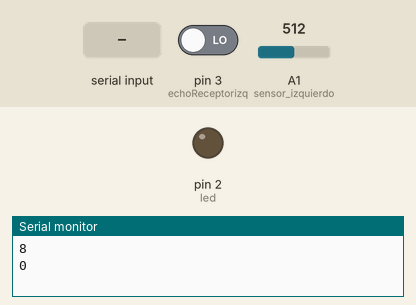
Bench run of a sketch on a simulated Arduino Uno, built with avr-gcc and run on an emulated ATmega328P. Parts: output pins drawn as LEDs (lit = HIGH), the last lines printed to the serial monitor. The test bench sets the inputs (shaded band); at power-on: pin 3 (echoReceptorizq) LOW, A1 (sensor_izquierdo) = 512. Pins used as bus, display or sensor lines are not drawn.

Above: at 1.2 s.
1.3 s: "1\n" received over Serial
At 3.2 s:
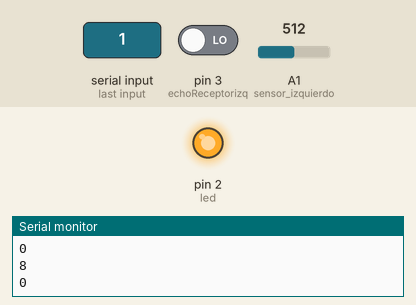
3.5 s: "0\n" received over Serial
At 5.2 s:
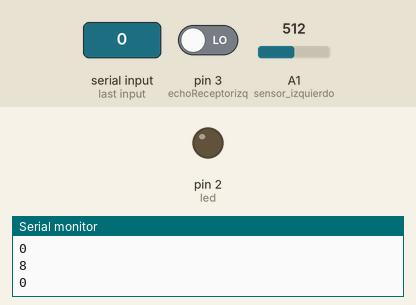
Timing chart, 0 to 6.7 s (numbered marks = the images above; inputs shaded):
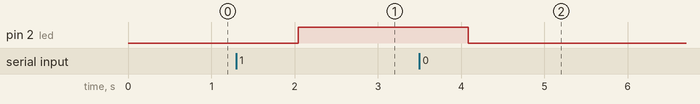

The sketch:

enviar_datos_hacia_raspberry.ino
```cpp
int led = 2;
int sensor_izquierdo = A1;
float lectura_izquierdo;
int dist_izquierdo;

const int triggerEmisorizq = 4;
const int echoReceptorizq = 3;
long tiempoEntradaizq;  // Almacena el tiempo de respuesta del sensor de entrada
int distanciaultra;  // Almacena la distancia en cm a la que se encuentra el objeto

// the setup routine runs once when you press reset:
void setup() {
  // initialize the digital pin as an output.
  pinMode(led, OUTPUT);
  pinMode(triggerEmisorizq,OUTPUT); // El emisor emite por lo que es configurado como salida
  pinMode(echoReceptorizq,INPUT);   // El receptor recibe por lo que es configurado como entrada

  Serial.begin(9600);
}

// the loop routine runs over and over again forever:
void loop() {


  sharp();
  sensorUltrasonidos();
  int sharp_izq = dist_izquierdo;
  Serial.println(dist_izquierdo);
  Serial.println(distanciaultra);
  delay(10);//este tiempo debe estar si o si entre envio y recibo o si no no recibe desde serial


 /* if (dist_izquierdo < 20)
  {
    digitalWrite(led, HIGH);
  }

  if (dist_izquierdo > 20)
  {
    digitalWrite(led, LOW);
  }*/

  if (Serial.available() != 0){ // espera si recibe algo por el puerto serial desde la raspberry

    String dato = Serial.readStringUntil('\n');// con \n se descarta los saltos de linea que pueda llegar desde raspberry
    /*String dato = Serial.read();
    Serial.write(dato);*/
     if (dato == "1"){
        digitalWrite(led, HIGH);
     }

     else if (dato == "0"){
        digitalWrite(led, LOW);
     }


  }//delay(50);
}

void sharp(){


      lectura_izquierdo = analogRead(sensor_izquierdo);
      delay(10);
      dist_izquierdo=pow(3027.4/lectura_izquierdo,1.2134);
 }

 void sensorUltrasonidos()
    {
        // Se inicializa el sensor de infrasonidos izq
        digitalWrite(triggerEmisorizq,LOW);  // Para estabilizar
        delayMicroseconds(2);

        // Comenzamos las mediciones
        // Se envía una señal activando la salida trigger durante 10 microsegundos
        digitalWrite(triggerEmisorizq, HIGH);  // envío del pulso ultrasónico
        delayMicroseconds(10);
        tiempoEntradaizq=pulseIn(echoReceptorizq, HIGH);
        distanciaultra= tiempoEntradaizq/58; // Fór
    }
```

Measured:
- after the input at 1.3 s, pin 2 (led): LOW → HIGH after 0.74 s
- after the input at 3.5 s, pin 2 (led): HIGH → LOW after 0.58 s
